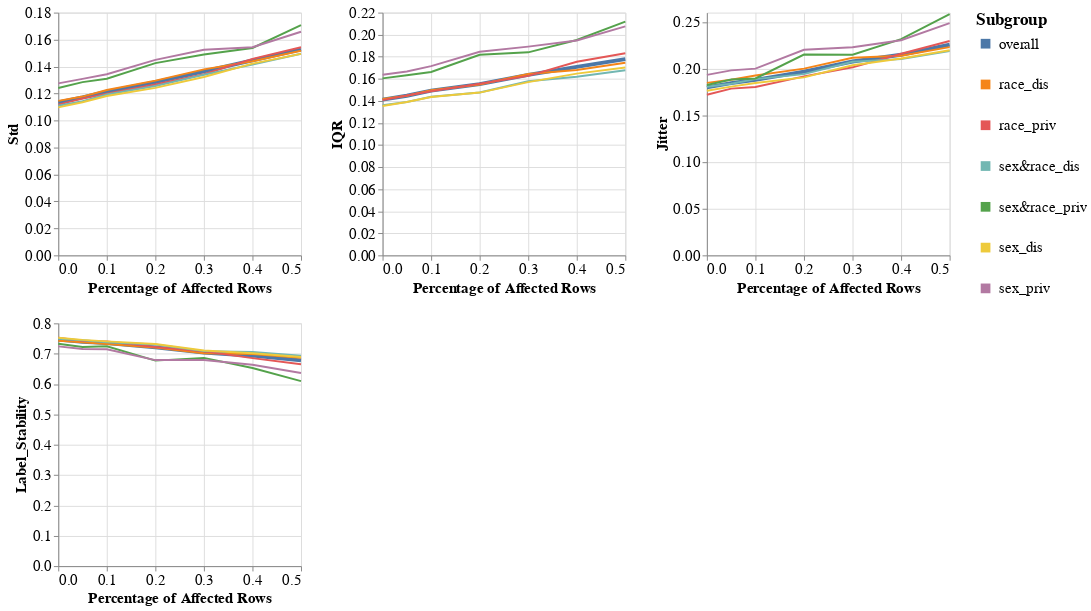

Notebook code for this chart:
### Markdown cell above
### Subgroup metrics per dataset, experiment iteration, and model

### Code cell
visualizer.create_subgroups_grid_pct_lines_plot(model_name=MODEL_NAMES[0],
                                                target_preprocessing_technique=PREPROCESSING_TECHNIQUES[0],
                                                subgroup_metrics_type='variance')
